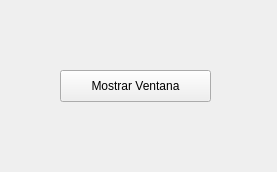
<?xml version="1.0" encoding="UTF-8"?>
<ui version="4.0">
 <class>Form</class>
 <widget class="QWidget" name="Form">
  <property name="geometry">
   <rect>
    <x>0</x>
    <y>0</y>
    <width>277</width>
    <height>172</height>
   </rect>
  </property>
  <property name="windowTitle">
   <string>Form</string>
  </property>
  <widget class="QPushButton" name="pushMostrar">
   <property name="geometry">
    <rect>
     <x>60</x>
     <y>70</y>
     <width>151</width>
     <height>32</height>
    </rect>
   </property>
   <property name="text">
    <string>Mostrar Ventana</string>
   </property>
  </widget>
 </widget>
 <resources/>
 <connections/>
</ui>
